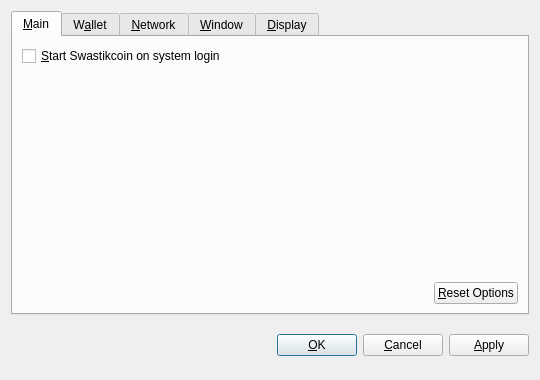
<?xml version="1.0" encoding="UTF-8"?>
<ui version="4.0">
 <class>OptionsDialog</class>
 <widget class="QDialog" name="OptionsDialog">
  <property name="geometry">
   <rect>
    <x>0</x>
    <y>0</y>
    <width>540</width>
    <height>380</height>
   </rect>
  </property>
  <property name="windowTitle">
   <string>Options</string>
  </property>
  <property name="modal">
   <bool>true</bool>
  </property>
  <layout class="QVBoxLayout" name="verticalLayout">
   <item>
    <widget class="QTabWidget" name="tabWidget">
     <property name="tabPosition">
      <enum>QTabWidget::North</enum>
     </property>
     <property name="currentIndex">
      <number>0</number>
     </property>
     <widget class="QWidget" name="tabMain">
      <attribute name="title">
       <string>&amp;Main</string>
      </attribute>
      <layout class="QVBoxLayout" name="verticalLayout_Main">
       <item>
        <widget class="QCheckBox" name="bitcoinAtStartup">
         <property name="toolTip">
          <string>Automatically start Swastikcoin after logging in to the system.</string>
         </property>
         <property name="text">
          <string>&amp;Start Swastikcoin on system login</string>
         </property>
        </widget>
       </item>
       <item>
        <spacer name="verticalSpacer_Main">
         <property name="orientation">
          <enum>Qt::Vertical</enum>
         </property>
         <property name="sizeHint" stdset="0">
          <size>
           <width>20</width>
           <height>40</height>
          </size>
         </property>
        </spacer>
       </item>
       <item>
        <layout class="QHBoxLayout" name="horizontalLayout_2_Main">
         <item>
          <spacer name="horizontalSpacer_2_Main">
           <property name="orientation">
            <enum>Qt::Horizontal</enum>
           </property>
           <property name="sizeHint" stdset="0">
            <size>
             <width>40</width>
             <height>20</height>
            </size>
           </property>
          </spacer>
         </item>
         <item>
          <widget class="QPushButton" name="resetButton">
           <property name="toolTip">
            <string>Reset all client options to default.</string>
           </property>
           <property name="text">
            <string>&amp;Reset Options</string>
           </property>
           <property name="autoDefault">
            <bool>false</bool>
           </property>
          </widget>
         </item>
        </layout>
       </item>
      </layout>
     </widget>
     <widget class="QWidget" name="tabWallet">
      <attribute name="title">
       <string>W&amp;allet</string>
      </attribute>
      <layout class="QVBoxLayout" name="verticalLayout_Network">
       <item>
        <widget class="QLabel" name="transactionFeeInfoLabel">
         <property name="text">
          <string>Optional transaction fee per kB that helps make sure your transactions are processed quickly. Most transactions are 1 kB.</string>
         </property>
         <property name="textFormat">
          <enum>Qt::PlainText</enum>
         </property>
         <property name="wordWrap">
          <bool>true</bool>
         </property>
        </widget>
       </item>
       <item>
        <layout class="QHBoxLayout" name="horizontalLayout_1_Main">
         <item>
          <widget class="QLabel" name="transactionFeeLabel">
           <property name="text">
            <string>Pay transaction &amp;fee</string>
           </property>
           <property name="textFormat">
            <enum>Qt::PlainText</enum>
           </property>
           <property name="buddy">
            <cstring>transactionFee</cstring>
           </property>
          </widget>
         </item>
         <item>
          <widget class="BitcoinAmountField" name="transactionFee"/>
         </item>
         <item>
          <spacer name="horizontalSpacer_1_Main">
           <property name="orientation">
            <enum>Qt::Horizontal</enum>
           </property>
           <property name="sizeHint" stdset="0">
            <size>
             <width>40</width>
             <height>20</height>
            </size>
           </property>
          </spacer>
         </item>
        </layout>
       </item>
       <item>
        <widget class="QLabel" name="label">
         <property name="text">
          <string>If you disable the spending of unconfirmed change, the change from a transaction cannot be used until that transaction has at least one confirmation. This also affects how your balance is computed.</string>
         </property>
         <property name="wordWrap">
          <bool>true</bool>
         </property>
        </widget>
       </item>
       <item>
        <widget class="QCheckBox" name="spendZeroConfChange">
         <property name="text">
          <string>Spend unconfirmed change  (experts only)</string>
         </property>
        </widget>
       </item>
       <item>
        <spacer name="verticalSpacer">
         <property name="orientation">
          <enum>Qt::Vertical</enum>
         </property>
         <property name="sizeHint" stdset="0">
          <size>
           <width>20</width>
           <height>40</height>
          </size>
         </property>
        </spacer>
       </item>
      </layout>
     </widget>
     <widget class="QWidget" name="tabNetwork">
      <attribute name="title">
       <string>&amp;Network</string>
      </attribute>
      <layout class="QVBoxLayout" name="verticalLayout_Network">
       <item>
        <widget class="QCheckBox" name="mapPortUpnp">
         <property name="toolTip">
          <string>Automatically open the Swastikcoin client port on the router. This only works when your router supports UPnP and it is enabled.</string>
         </property>
         <property name="text">
          <string>Map port using &amp;UPnP</string>
         </property>
        </widget>
       </item>
       <item>
        <widget class="QCheckBox" name="connectSocks">
         <property name="toolTip">
          <string>Connect to the Swastikcoin network through a SOCKS proxy (e.g. when connecting through Tor).</string>
         </property>
         <property name="text">
          <string>&amp;Connect through SOCKS proxy:</string>
         </property>
        </widget>
       </item>
       <item>
        <layout class="QHBoxLayout" name="horizontalLayout_Network">
         <item>
          <widget class="QLabel" name="proxyIpLabel">
           <property name="text">
            <string>Proxy &amp;IP:</string>
           </property>
           <property name="textFormat">
            <enum>Qt::PlainText</enum>
           </property>
           <property name="buddy">
            <cstring>proxyIp</cstring>
           </property>
          </widget>
         </item>
         <item>
          <widget class="QValidatedLineEdit" name="proxyIp">
           <property name="maximumSize">
            <size>
             <width>140</width>
             <height>16777215</height>
            </size>
           </property>
           <property name="toolTip">
            <string>IP address of the proxy (e.g. 127.0.0.1)</string>
           </property>
          </widget>
         </item>
         <item>
          <widget class="QLabel" name="proxyPortLabel">
           <property name="text">
            <string>&amp;Port:</string>
           </property>
           <property name="textFormat">
            <enum>Qt::PlainText</enum>
           </property>
           <property name="buddy">
            <cstring>proxyPort</cstring>
           </property>
          </widget>
         </item>
         <item>
          <widget class="QLineEdit" name="proxyPort">
           <property name="maximumSize">
            <size>
             <width>55</width>
             <height>16777215</height>
            </size>
           </property>
           <property name="toolTip">
            <string>Port of the proxy (e.g. 9050)</string>
           </property>
          </widget>
         </item>
         <item>
          <widget class="QLabel" name="socksVersionLabel">
           <property name="text">
            <string>SOCKS &amp;Version:</string>
           </property>
           <property name="textFormat">
            <enum>Qt::PlainText</enum>
           </property>
           <property name="buddy">
            <cstring>socksVersion</cstring>
           </property>
          </widget>
         </item>
         <item>
          <widget class="QValueComboBox" name="socksVersion">
           <property name="toolTip">
            <string>SOCKS version of the proxy (e.g. 5)</string>
           </property>
          </widget>
         </item>
         <item>
          <spacer name="horizontalSpacer_Network">
           <property name="orientation">
            <enum>Qt::Horizontal</enum>
           </property>
           <property name="sizeHint" stdset="0">
            <size>
             <width>40</width>
             <height>20</height>
            </size>
           </property>
          </spacer>
         </item>
        </layout>
       </item>
       <item>
        <spacer name="verticalSpacer_Network">
         <property name="orientation">
          <enum>Qt::Vertical</enum>
         </property>
         <property name="sizeHint" stdset="0">
          <size>
           <width>20</width>
           <height>40</height>
          </size>
         </property>
        </spacer>
       </item>
      </layout>
     </widget>
     <widget class="QWidget" name="tabWindow">
      <attribute name="title">
       <string>&amp;Window</string>
      </attribute>
      <layout class="QVBoxLayout" name="verticalLayout_Window">
       <item>
        <widget class="QCheckBox" name="minimizeToTray">
         <property name="toolTip">
          <string>Show only a tray icon after minimizing the window.</string>
         </property>
         <property name="text">
          <string>&amp;Minimize to the tray instead of the taskbar</string>
         </property>
        </widget>
       </item>
       <item>
        <widget class="QCheckBox" name="minimizeOnClose">
         <property name="toolTip">
          <string>Minimize instead of exit the application when the window is closed. When this option is enabled, the application will be closed only after selecting Quit in the menu.</string>
         </property>
         <property name="text">
          <string>M&amp;inimize on close</string>
         </property>
        </widget>
       </item>
       <item>
        <spacer name="verticalSpacer_Window">
         <property name="orientation">
          <enum>Qt::Vertical</enum>
         </property>
         <property name="sizeHint" stdset="0">
          <size>
           <width>20</width>
           <height>40</height>
          </size>
         </property>
        </spacer>
       </item>
      </layout>
     </widget>
     <widget class="QWidget" name="tabDisplay">
      <attribute name="title">
       <string>&amp;Display</string>
      </attribute>
      <layout class="QVBoxLayout" name="verticalLayout_Display">
       <item>
        <layout class="QHBoxLayout" name="horizontalLayout_1_Display">
         <item>
          <widget class="QLabel" name="langLabel">
           <property name="text">
            <string>User Interface &amp;language:</string>
           </property>
           <property name="textFormat">
            <enum>Qt::PlainText</enum>
           </property>
           <property name="buddy">
            <cstring>lang</cstring>
           </property>
          </widget>
         </item>
         <item>
          <widget class="QValueComboBox" name="lang">
           <property name="toolTip">
            <string>The user interface language can be set here. This setting will take effect after restarting Swastikcoin.</string>
           </property>
          </widget>
         </item>
        </layout>
       </item>
       <item>
        <layout class="QHBoxLayout" name="horizontalLayout_2_Display">
         <item>
          <widget class="QLabel" name="unitLabel">
           <property name="text">
            <string>&amp;Unit to show amounts in:</string>
           </property>
           <property name="textFormat">
            <enum>Qt::PlainText</enum>
           </property>
           <property name="buddy">
            <cstring>unit</cstring>
           </property>
          </widget>
         </item>
         <item>
          <widget class="QValueComboBox" name="unit">
           <property name="toolTip">
            <string>Choose the default subdivision unit to show in the interface and when sending coins.</string>
           </property>
          </widget>
         </item>
        </layout>
       </item>
       <item>
        <widget class="QCheckBox" name="displayAddresses">
         <property name="toolTip">
          <string>Whether to show Swastikcoin addresses in the transaction list or not.</string>
         </property>
         <property name="text">
          <string>&amp;Display addresses in transaction list</string>
         </property>
        </widget>
       </item>
       <item>
        <widget class="QCheckBox" name="coinControlFeatures">
         <property name="toolTip">
          <string>Whether to show coin control features or not.</string>
         </property>
         <property name="text">
          <string>Display coin &amp;control features (experts only!)</string>
         </property>
        </widget>
       </item>
       <item>
        <spacer name="verticalSpacer_Display">
         <property name="orientation">
          <enum>Qt::Vertical</enum>
         </property>
         <property name="sizeHint" stdset="0">
          <size>
           <width>20</width>
           <height>40</height>
          </size>
         </property>
        </spacer>
       </item>
      </layout>
     </widget>
    </widget>
   </item>
   <item>
    <layout class="QHBoxLayout" name="horizontalLayout_Buttons">
     <item>
      <spacer name="horizontalSpacer_1">
       <property name="orientation">
        <enum>Qt::Horizontal</enum>
       </property>
       <property name="sizeHint" stdset="0">
        <size>
         <width>40</width>
         <height>48</height>
        </size>
       </property>
      </spacer>
     </item>
     <item>
      <widget class="QLabel" name="statusLabel">
       <property name="font">
        <font>
         <weight>75</weight>
         <bold>true</bold>
        </font>
       </property>
       <property name="text">
        <string/>
       </property>
       <property name="textFormat">
        <enum>Qt::PlainText</enum>
       </property>
       <property name="wordWrap">
        <bool>true</bool>
       </property>
      </widget>
     </item>
     <item>
      <spacer name="horizontalSpacer_2">
       <property name="orientation">
        <enum>Qt::Horizontal</enum>
       </property>
       <property name="sizeHint" stdset="0">
        <size>
         <width>40</width>
         <height>48</height>
        </size>
       </property>
      </spacer>
     </item>
     <item>
      <widget class="QPushButton" name="okButton">
       <property name="text">
        <string>&amp;OK</string>
       </property>
      </widget>
     </item>
     <item>
      <widget class="QPushButton" name="cancelButton">
       <property name="text">
        <string>&amp;Cancel</string>
       </property>
       <property name="autoDefault">
        <bool>false</bool>
       </property>
      </widget>
     </item>
     <item>
      <widget class="QPushButton" name="applyButton">
       <property name="text">
        <string>&amp;Apply</string>
       </property>
       <property name="autoDefault">
        <bool>false</bool>
       </property>
      </widget>
     </item>
    </layout>
   </item>
  </layout>
 </widget>
 <customwidgets>
  <customwidget>
   <class>BitcoinAmountField</class>
   <extends>QSpinBox</extends>
   <header>bitcoinamountfield.h</header>
  </customwidget>
  <customwidget>
   <class>QValueComboBox</class>
   <extends>QComboBox</extends>
   <header>qvaluecombobox.h</header>
  </customwidget>
  <customwidget>
   <class>QValidatedLineEdit</class>
   <extends>QLineEdit</extends>
   <header>qvalidatedlineedit.h</header>
  </customwidget>
 </customwidgets>
 <resources/>
 <connections/>
</ui>
